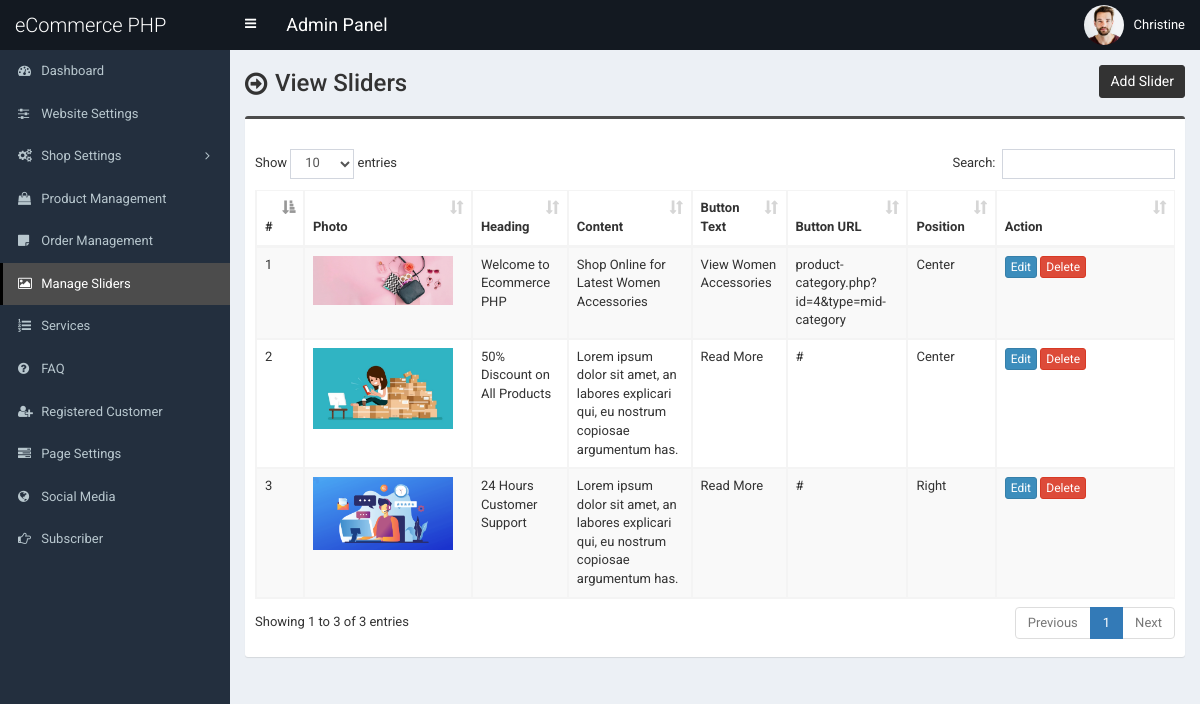
The page /admin/slider.php (signed in) on the database as committed earlier.
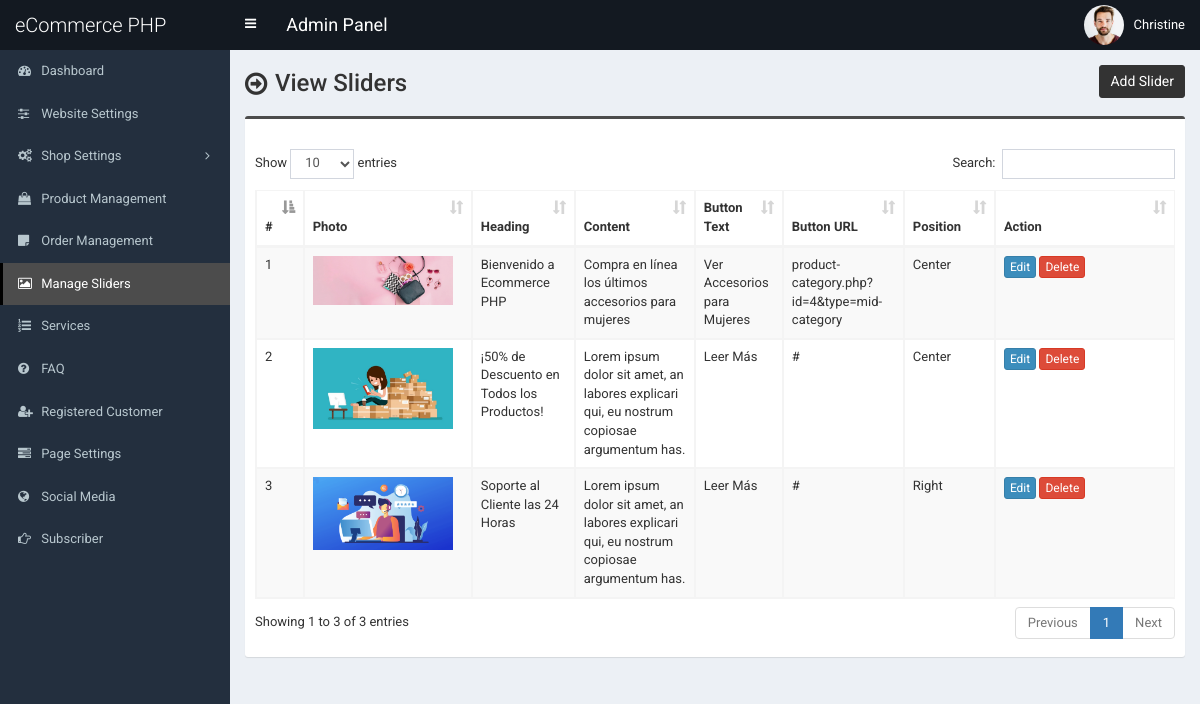
The same page on the database as committed later.
### tables this page shows
CREATE TABLE `tbl_slider` (
  `id` int(11) NOT NULL,
  `photo` varchar(255) NOT NULL,
  `heading` varchar(255) NOT NULL,
  `content` text NOT NULL,
  `button_text` varchar(255) NOT NULL,
  `button_url` varchar(255) NOT NULL,
  `position` varchar(255) NOT NULL
);

### admin/slider.php (the view, shortened to what this page needs)
<?php require_once('header.php'); ?>
<section class="content-header">
	<div class="content-header-left">
		<h1>View Sliders</h1>
	</div>
	<div class="content-header-right">
		<a href="slider-add.php" class="btn btn-primary btn-sm">Add Slider</a>
	</div>
</section>
<section class="content">
	<div class="row">
		<div class="col-md-12">
			<div class="box box-info">
				<div class="box-body table-responsive">
					<table id="example1" class="table table-bordered table-hover table-striped">
						<thead>
							<tr>
								<th>#</th>
								<th>Photo</th>
								<th>Heading</th>
								<th>Content</th>
								<th>Button Text</th>
								<th>Button URL</th>
								<th>Position</th>
								<th width="140">Action</th>
							</tr>
						</thead>
						<tbody>
							<?php
							$i=0;
							$statement = $pdo->prepare("SELECT
														id,
														photo,
														heading,
														content,
														button_text,
														button_url,
														position
							                           	FROM tbl_slider
							                           	");
							$statement->execute();
							$result = $statement->fetchAll(PDO::FETCH_ASSOC);
							foreach ($result as $row) {
								$i++;
								?>
								<tr>
									<td><?php echo $i; ?></td>
									<td style="width:150px;"><img src="../assets/uploads/<?php echo $row['photo']; ?>" alt="<?php echo $row['heading']; ?>" style="width:140px;"></td>
									<td><?php echo $row['heading']; ?></td>
									<td><?php echo $row['content']; ?></td>
									<td><?php echo $row['button_text']; ?></td>
									<td><?php echo $row['button_url']; ?></td>
									<td><?php echo $row['position']; ?></td>
									<td>
										<a href="slider-edit.php?id=<?php echo $row['id']; ?>" class="btn btn-primary btn-xs">Edit</a>
										<a href="#" class="btn btn-danger btn-xs" data-href="slider-delete.php?id=<?php echo $row['id']; ?>" data-toggle="modal" data-target="#confirm-delete">Delete</a>
									</td>
								</tr>
								<?php
							}
							?>
						</tbody>
					</table>
				</div>
			</div>
		</div>
	</div>
</section>
<?php require_once('footer.php'); ?>

Rows that differ between the two databases and show on the page:
changed tbl_slider "product-category.php?id=4&type=mid-category": heading "Welcome to Ecommerce PHP" → "Bienvenido a Ecommerce PHP"; content "Shop Online for Latest Women Accessories" → "Compra en línea los últimos accesorios para mujeres"; button_text "View Women Accessories" → "Ver Accesorios para Mujeres"
changed tbl_slider: heading "50% Discount on All Products" → "¡50% de Descuento en Todos los Productos!"; button_text "Read More" → "Leer Más"
changed tbl_slider "Right": heading "24 Hours Customer Support" → "Soporte al Cliente las 24 Horas"; button_text "Read More" → "Leer Más"
